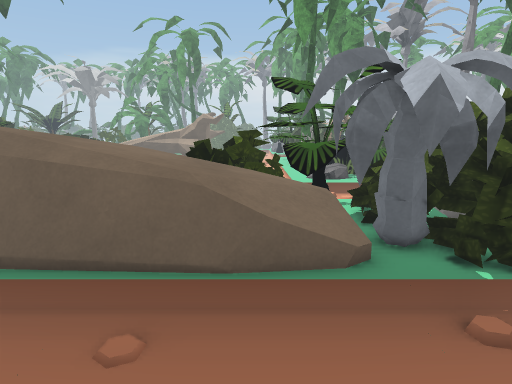
view 1 (above)

24 first-person views from a walk through a 3-D level made in the Unity game engine. The camera is 1.3 m above the floor, tilts 10° down and sees 75° across. The floor is counted in squares, 0.5 m on a side. Each view is taken from the middle of a square. On the plan, view 1 faces up. The plan holds only what a view shows up to about 20 squares ahead; the rest is blank. The place goes on beyond the plan. The player is left out. Some surface patterns are stand-ins.

view 2
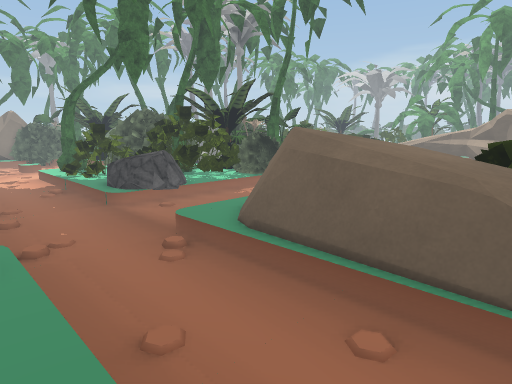

view 3
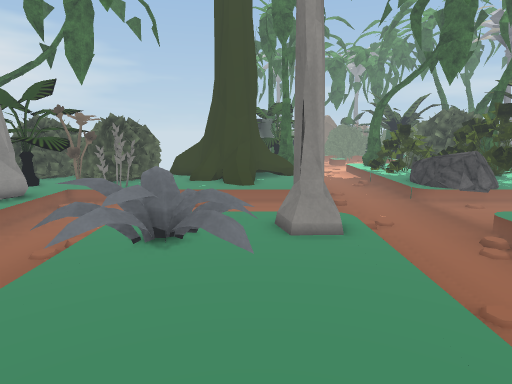

view 4
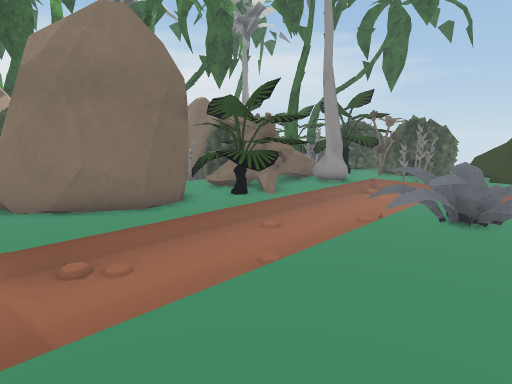

view 5
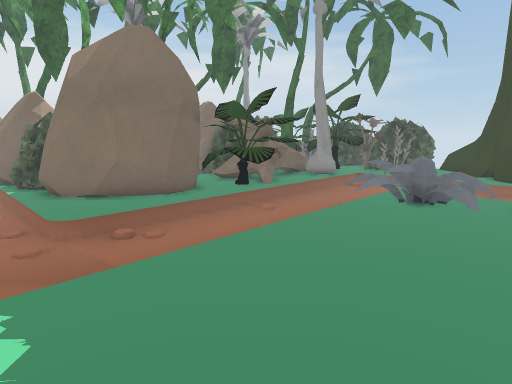

view 6
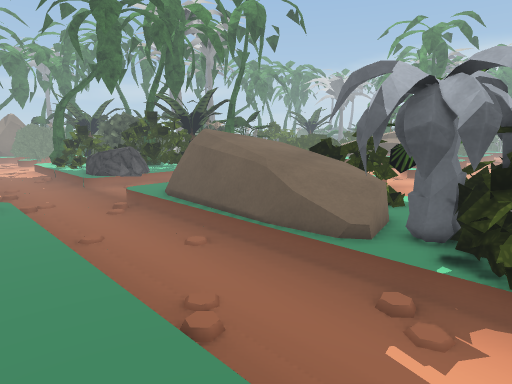

view 7
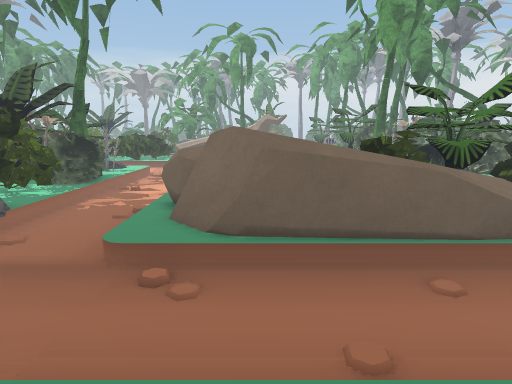

view 8
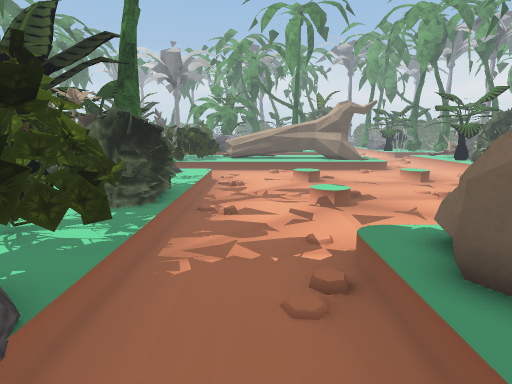

view 9
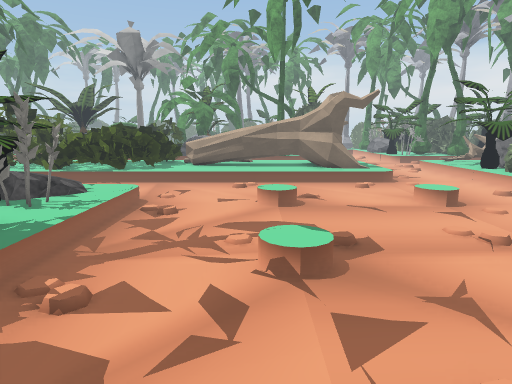

view 10
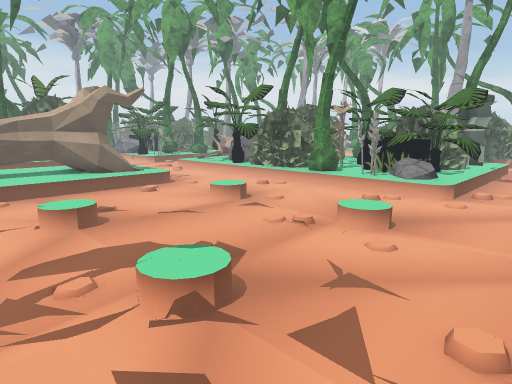

view 11
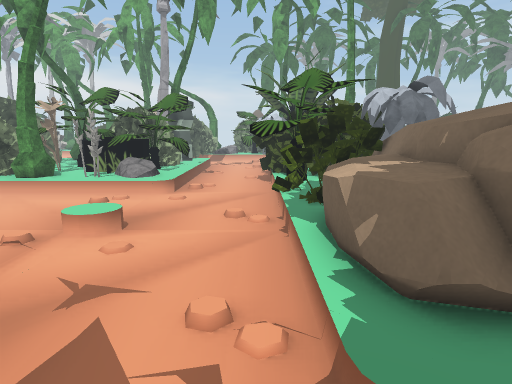

view 12
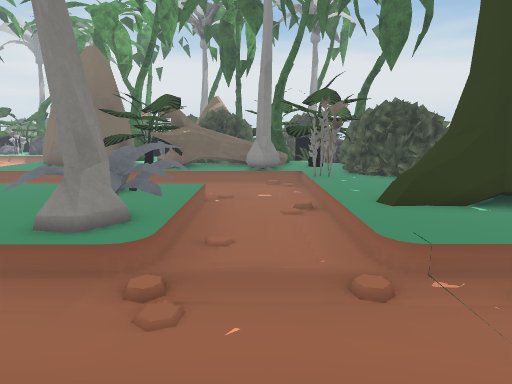

view 13
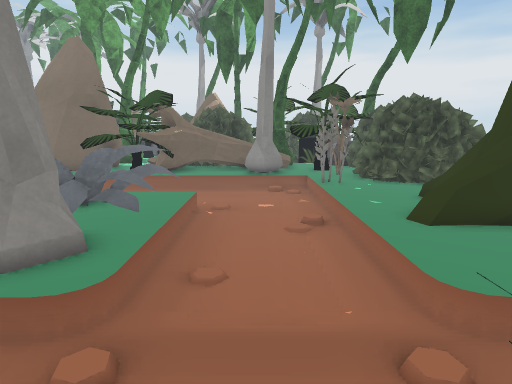

view 14
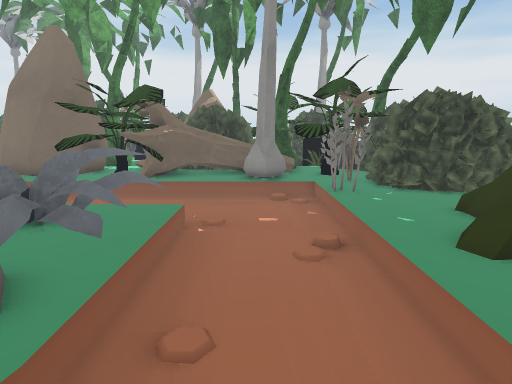

view 15
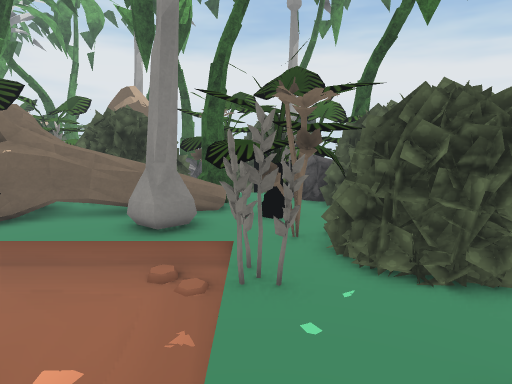

view 16
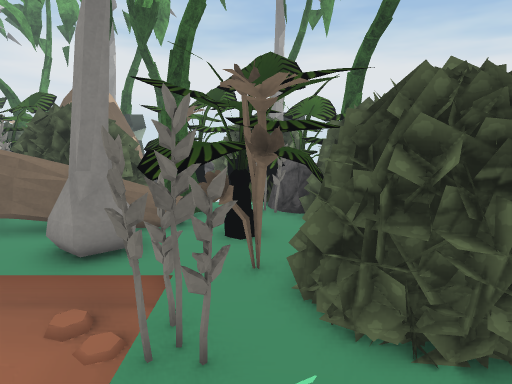

view 17
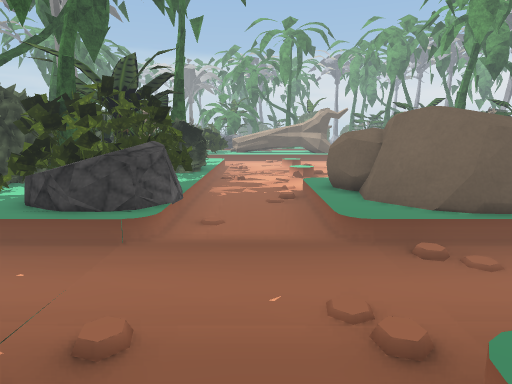

view 18
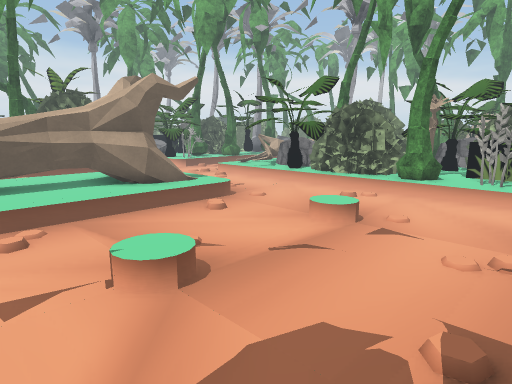

view 19
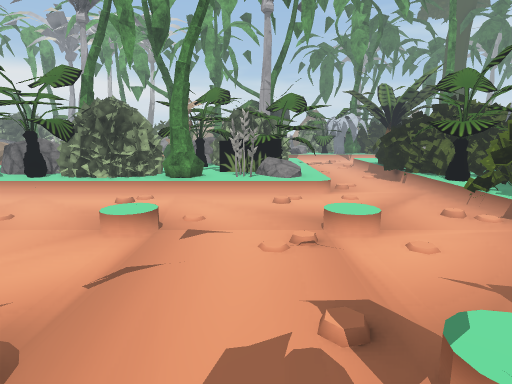

view 20
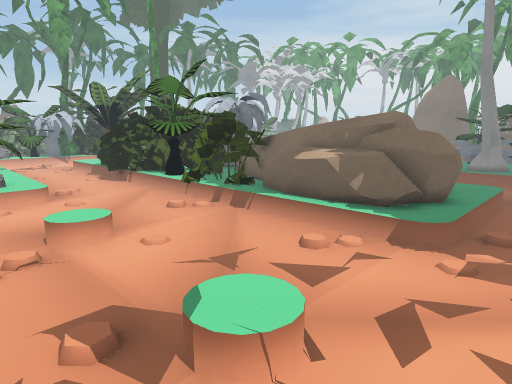

view 21
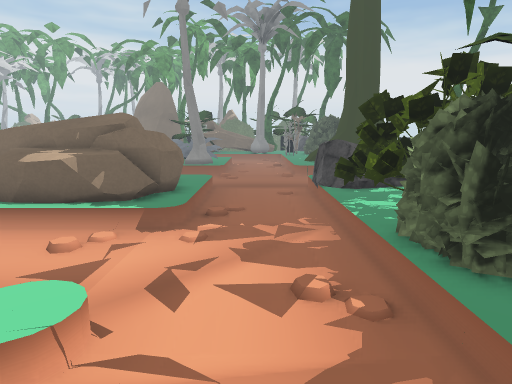

view 22
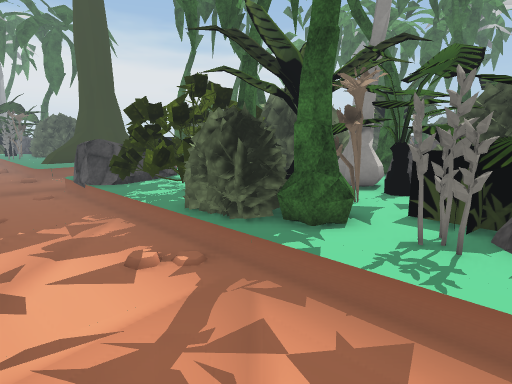

view 23
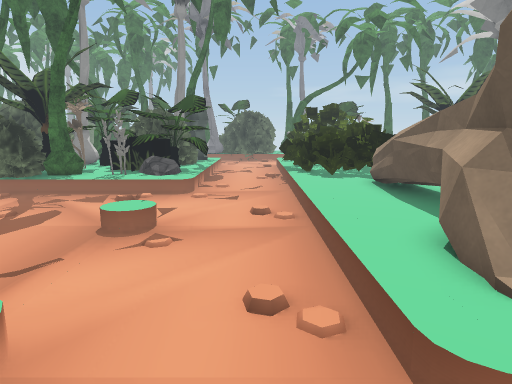

view 24
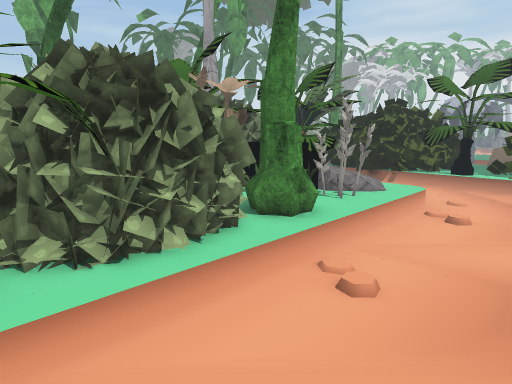

### Floor plan
Key: @ floor where view 1 was taken; # wall or solid block; . main floor; : floor 0.25 m higher than the main floor; + floor 0.75 m higher than the main floor; * floor 1 m higher than the main floor; / step, stairs or slope; = window, fence, low wall or low ledge; T palm tree; R rock; B bush; O other object.
Columns run from 19 left of view 1 to 6 right of it. Each row starts with its distance up from view 1.
 32 OOOO::::OOOOOOOO: ..OOOORR
 31 OO+O:::::::::O:/:....OOORR
 30 OO::::::::::::::/....OOOOT
 29  ....................OOOO
 28 ...................../OOO
 27 ...................../OOOO
 26 ..//................//#OO#
 25 OO////....O.....O...//#TO#
 24 ORR::.....O.....O..../TTO#
 23 OO R:#.............../OOO#
 22  OR::................/OOOO
 21  O:O:................/ORO
 20 O::::...............//R OO
 19 O:TT:.....O..../O...////RO
 18 O:TT##....O..../O..../::OO
 17 OOOOO#....................
 16 O OOO.....................
 15 OOOO .....................
 14 OOOOO...././...../ OOOOO.#
 13 OOOOO....///OOO///BBOOOO##
 12 OOOOO...///OOOOO/BBBBOOO##
 11 OOOO#...//OO*OOO#BBBBOOO##
 10 OO RR..../OOOOOOOBBBOOO###
  9 ORR R..../:OOOOOOOOO  ####
  8 R   RR ..//OOOOOOOOO OOO##
  7 OORRR..../::OOOOOOOOOOOO##
  6 OOTOO..../::::OOOOOOOOOO#
  5 ......................O.=
  4 .........................
  3 ......... ...............
  2 ..//. ......../ ....//..
  1   ///....///////////////
  0  ::::..../#O ::::::@:::  :
 -1 =::::... /OO ::::::::::  :
 -2 #=#/:..../::::::::::::::
 -3 ###/:..../OOOO:::::::::::
 -4 ###::#.../OOOO::::::::::::
 -5 #=#::..../OOOOO:::::::::::
 -6  ::::...//O:OO:::::::::::
 -7 :::::...... ............
 -8 #::::....................
 -9 BBB:O....................
-10 BBB::.......O.OO....//...
-11 BBBOOO#OOOOOOOOO////////.
-12  BOOOOOOOO OOOOO ::::::..
-13  OOOOO####OOOOOO OOO:::.
-14 BBOOOOOOOOOOOOO#OOOOO::.
-15 BBOOO OO#B# OO OOOOOOO:.
-16 BROO TTBBBBB   #  OOOO:.
-17 RRR    BBBBB#        O:.

Positions as (right, up) in squares from view 1, and headings:
1: (0, 0), facing up
2: (0, 0), facing up-left
3: (1, -2), facing left
4: (4, -2), facing down-left
5: (6, 0), facing down-left
6: (6, -1), facing up-left
7: (-6, -2), facing up
8: (-12, 6), facing up
9: (-10, 12), facing up
10: (-12, 14), facing up-right
11: (-12, 14), facing right
12: (-12, 7), facing down
13: (-12, 5), facing down
14: (-12, 3), facing down
15: (-15, -3), facing down
16: (-16, -5), facing down
17: (-12, -2), facing up
18: (-12, 19), facing up-right
19: (-12, 21), facing right
20: (-12, 21), facing down-right
21: (-12, 22), facing down
22: (-10, 23), facing down-left
23: (0, 28), facing left
24: (-2, 31), facing down-right
